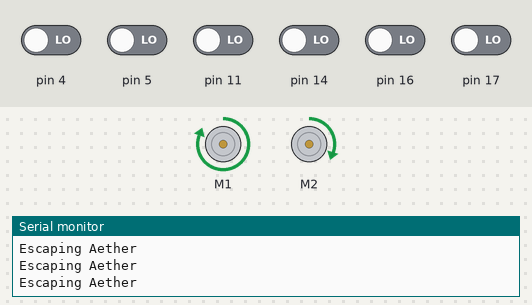
This sketch was run on a simulated Arduino Uno, built with avr-gcc and run on an emulated ATmega328P. Parts: 2 × DC motor (green arrow = forward, orange = backward, longer = faster), the last lines printed to the serial monitor. The test bench sets the inputs (shaded band); at power-on: pin 4, pin 5, pin 11, pin 14, pin 16, pin 17 LOW.

Above: at 1.2 s.
1.3 s: pin 4 driven HIGH
At 2.5 s:
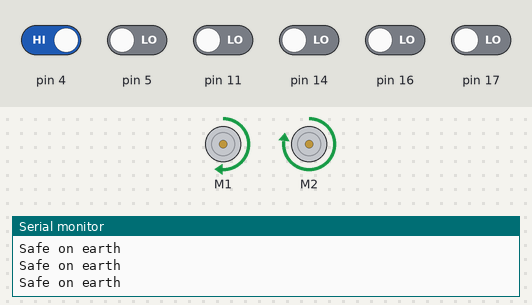
2.8 s: pin 5 driven HIGH
At 3.2 s:
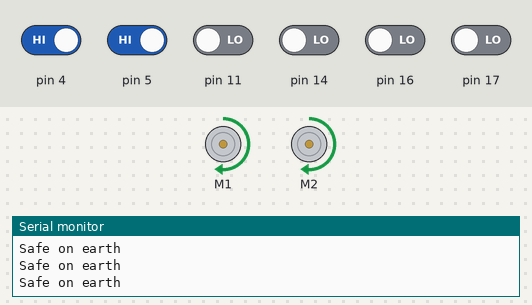
4.3 s: pin 11 driven HIGH
At 5.4 s:
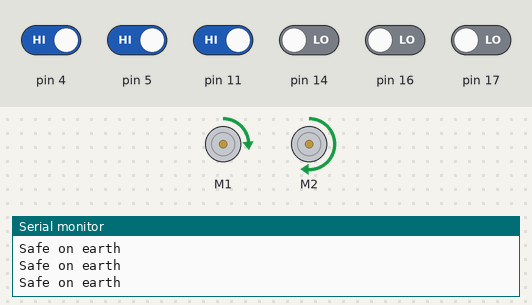
5.8 s: pin 14 driven HIGH
At 6.5 s:
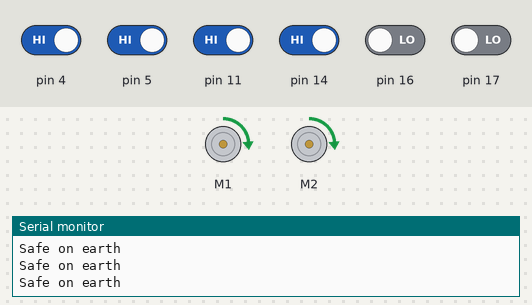
7.3 s: pin 16 driven HIGH
At 8.5 s:
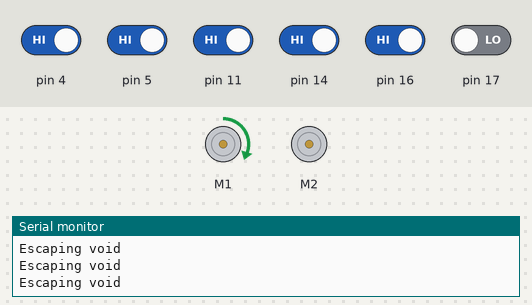
8.8 s: pin 4 driven LOW
At 9.8 s:
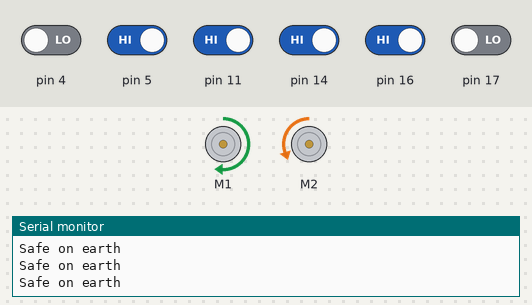
Timing chart, 0 to 11.3 s (numbered marks = the images above; inputs shaded):
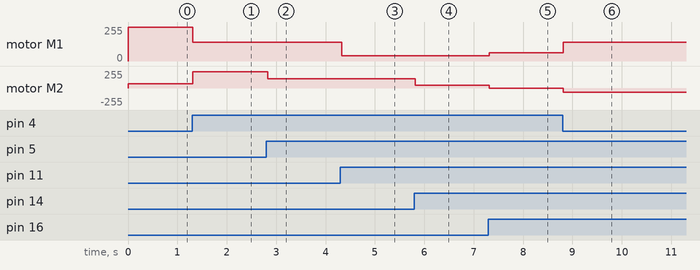

The sketch:

ZumoLineFollowV2.ino
```cpp
#pragma region Includes
#include <Wire.h>
#include <ZumoShield.h>
#pragma endregion Includes

#define NUM_SENSORS 6
#define LINE_THRESHOLD 1100
#define MAX_SPEED 400
#define MAX_REFLECTANCE 6000

ZumoReflectanceSensorArray reflectanceSensors;
ZumoMotors zMotors;
unsigned int sensor_values[NUM_SENSORS];
unsigned int leftValue, rightValue;

enum state {
  onLine, //on the line
  justEnteredAether, //only just fell onto the whitespace, still hope to get back on the line
  lostInAether, //completely lost in the whitespace
  inVoid, //on the blackspace
  unknown
};
state roboState;


void setup() {
  Serial.begin(9600);
  reflectanceSensors.init();
}

void loop() {

  reflectanceSensors.read(sensor_values);
  updateState(checkState());

  switch (roboState)
  {
    case onLine:
        followLine();
        break;

    case justEnteredAether:
        escapeAether();
        break;

    case inVoid:
        escapeVoid();
        break;

    case unknown:
        Serial.println("Unknown state");
        break;
  }

}

void updateState(state newState)
{
    roboState = newState;
}

state checkState()
{
    state tempState = unknown;

    int totalReflectance = 0;

    for(int i = 0; i < NUM_SENSORS; i++) //If any sensor picks up the line, robot is assumed to be on earth
    {
        totalReflectance += sensor_values[i];

        if(sensor_values[i] > LINE_THRESHOLD)
        {
            tempState = onLine;
        }
    }
    if(tempState != onLine) //If the robot is not considered to be on earth after all that, it must be in the aether
    {
        tempState = justEnteredAether;
    }
    else if(totalReflectance > MAX_REFLECTANCE*2 - 1000) //If all the sensors are picking up the line (minus some slack) then the robot must be in the void
    {
        //Serial.println("Going into the void");
        tempState = inVoid;
    }


    return tempState;
}

void followLine()
{
    Serial.println("Safe on earth");
    //This method will run one iteration for each loop of the main loop
    leftValue = 0;
    rightValue = 0;

    //Check if the number of sensors is even or odd for the sake of robustness
    if(NUM_SENSORS % 2 == 0)
    {
        for(int i = 0; i < NUM_SENSORS/2; i++)
        {
            leftValue += sensor_values[i];
            rightValue += sensor_values[i+NUM_SENSORS/2];
        }
        leftValue /= (MAX_REFLECTANCE / MAX_SPEED);
        rightValue /= (MAX_REFLECTANCE / MAX_SPEED);

        zMotors.setSpeeds(MAX_SPEED - leftValue, MAX_SPEED - rightValue);

        // Serial.print(leftValue);
        // Serial.print(" | ");
        // Serial.println(rightValue);
    }
    else
    {
        /* self destruct code */
    }


}

void escapeAether() //Stay in the method until out of aether
{
    Serial.println("Escaping Aether");
    zMotors.setSpeeds(400, 100);
    updateState(checkState());


    #pragma region Problem code that makes me want to die
    //Start with a full rotation. This is the justEnteredAether state
    // state nextState = unknown;
    // zMotors.setSpeeds(100, -100);
    // do
    // {
    //     delay(10);

    //     //Stop the robot from continuiosly re-entering the justEnteredAether state
    //     nextState = checkState();
    //     Serial.println(nextState);
    //     if(nextState != justEnteredAether)
    //     {
    //         Serial.println("Leaving the aether");
    //         updateState(nextState);
    //     }
    //     if(/*full rotation achieved*/ true == false)
    //     {
    //         //rotate 45(?) degrees to the right
    //         roboState == lostInAether;
    //     }

    // } while (roboState == justEnteredAether);

    // zMotors.setSpeeds(0,0);

    // nextState = unknown;
    // do
    // {
    //     zMotors.setLeftSpeed(MAX_SPEED);

    //     for(int i = 0; i < MAX_SPEED; i++)
    //     {
    //         zMotors.setRightSpeed(i);
    //         for(int d = 0; d < 10; d++)
    //         {
    //             nextState = checkState();
    //             if(nextState != justEnteredAether)
    //             {
    //                 updateState(nextState);
    //                 zMotors.setSpeeds(0, 0);
    //                 d = 11;
    //             }
    //             delay(10);
    //         }
    //     }

    // } while (roboState == lostInAether);
    #pragma endregion


    //Continue with a spiral that only ends once a line is found. This is the lostInAether state
}

void escapeVoid()
{
    Serial.println("Escaping void");
    zMotors.setSpeeds(100, 0);
    updateState(checkState());
}
```

Measured:
- after the input at 1.3 s, motor M1: forward 255/255 → forward 140/255 at once; motor M2: forward 63/255 → forward 242/255 at once
- after the input at 2.8 s, motor M2: forward 242/255 → forward 140/255 at once
- after the input at 4.3 s, motor M1: forward 140/255 → forward 38/255 at once
- after the input at 5.8 s, motor M2: forward 140/255 → forward 38/255 at once
- after the input at 7.3 s, motor M1: forward 38/255 → forward 63/255 at once; motor M2: forward 38/255 → stopped at once
- after the input at 8.8 s, motor M1: forward 63/255 → forward 140/255 at once; motor M2: stopped → backward 63/255 at once
